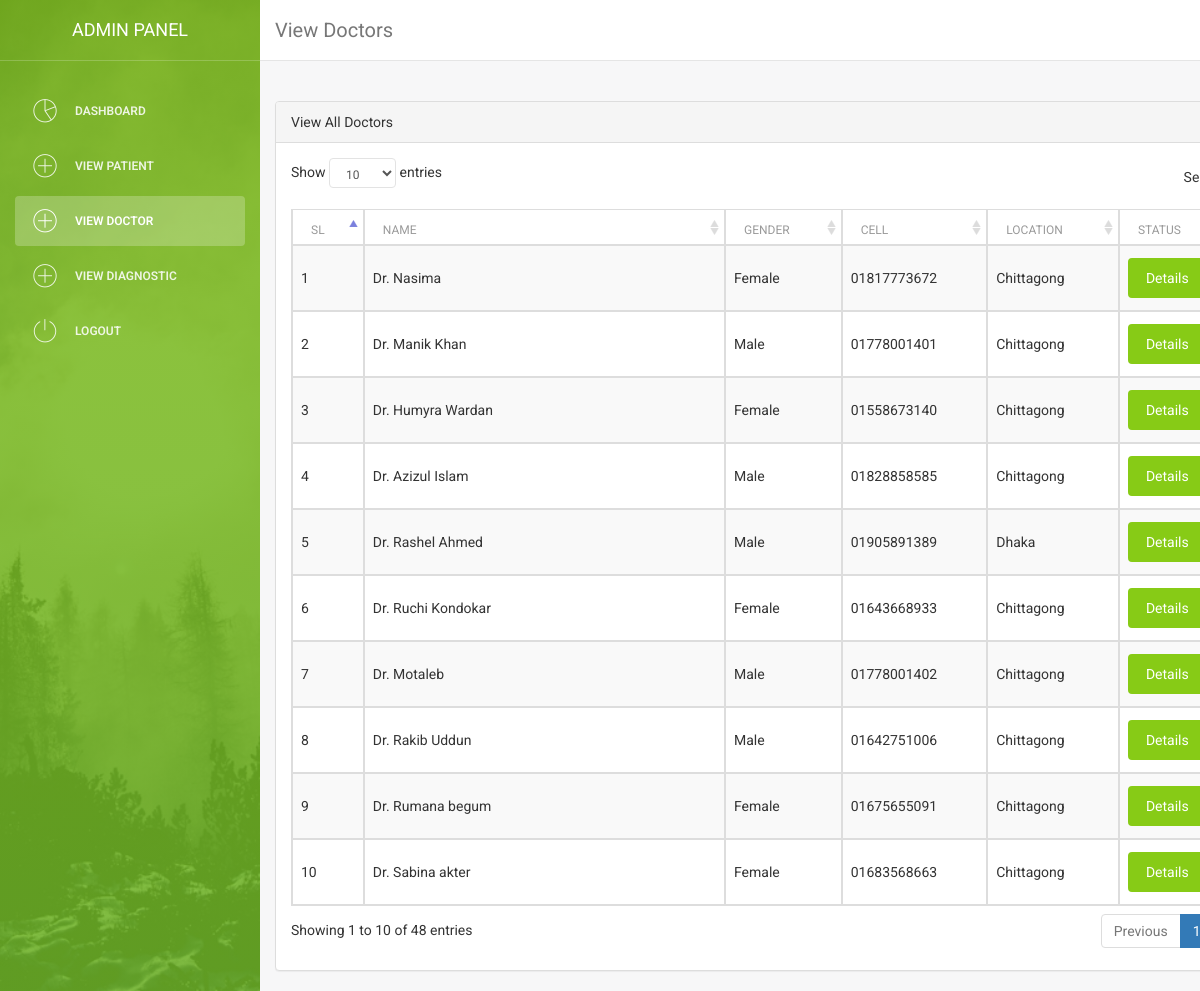
Screenshot of /admin/view_doctor.php (signed in) with the database file from the repository.
### tables this page shows
CREATE TABLE `doctor` (
  `d_id` int(11) NOT NULL,
  `d_name` varchar(255) NOT NULL,
  `d_gender` varchar(20) NOT NULL,
  `d_cell` varchar(20) NOT NULL,
  `d_mode` varchar(20) NOT NULL,
  `d_location` varchar(255) NOT NULL,
  `d_password` varchar(255) NOT NULL,
  `d_timestamp` timestamp(6) NOT NULL DEFAULT CURRENT_TIMESTAMP(6)
);

### admin/view_doctor.php (the view, shortened to what this page needs)
<!doctype html>
<html lang="en">
<head>
    <link href="vendor/bootstrap/css/bootstrap.min.css" rel="stylesheet">
    <link href="vendor/datatables-plugins/dataTables.bootstrap.css" rel="stylesheet">
    <link href="../vendor/datatables-responsive/dataTables.responsive.css" rel="stylesheet">
    <link href="vendor/font-awesome/css/font-awesome.min.css" rel="stylesheet" type="text/css">
    <link href="assets/css/bootstrap.min.css" rel="stylesheet" />
    <link href="assets/css/animate.min.css" rel="stylesheet"/>
    <link href="assets/css/light-bootstrap-dashboard.css" rel="stylesheet"/>
    <link href="assets/css/demo.css" rel="stylesheet" />
    <link href="http://maxcdn.bootstrapcdn.com/font-awesome/4.2.0/css/font-awesome.min.css" rel="stylesheet">
    <link href="assets/css/pe-icon-7-stroke.css" rel="stylesheet" />
</head>
<body>
<div class="wrapper">
    <div class="sidebar" data-color="green" data-image="assets/img/sidebar-5.jpg">
    	<div class="sidebar-wrapper">
            <div class="logo">
                <a href="#" class="simple-text">
                    Admin Panel
                </a>
            </div>
             <ul class="nav">
                <li >
                    <a href="dashboard.php">
                        <i class="pe-7s-graph"></i>
                        <p>Dashboard</p>
                    </a>
                </li>
                 <li>
                     <a href="view_patient.php">
                         <i class="pe-7s-plus"></i>
                         <p>View Patient</p>
                     </a>
                 </li>
                 <li class="active">
                     <a href="view_doctor.php">
                         <i class="pe-7s-plus"></i>
                         <p>View Doctor</p>
                     </a>
                 </li>
                 <li >
                     <a href="view_diagnostic.php">
                         <i class="pe-7s-plus"></i>
                         <p>View Diagnostic</p>
                     </a>
                 </li>
                 <li>
                     <a href="logout.php">
                        <i class="pe-7s-power"></i>
                        <p>Logout</p>
                    </a>
                </li>
            </ul>
    	</div>
    </div>
    <div class="main-panel">
        <nav class="navbar navbar-default navbar-fixed">
            <div class="container-fluid">
                <div class="navbar-header">
                    <a class="navbar-brand" href="#">View Doctors</a>
                </div>
                <div class="collapse navbar-collapse">
                    </div>
                    </div>
                    </nav>
      <div class="container">
	  <br>
   <br>
        <div id="page-wrapper">
            <div class="row">
                <div class="col-lg-12">
                    <div class="panel panel-default">
                        <div class="panel-heading">
                            View All Doctors
                        </div>
                        <div class="panel-body">
                            <table width="100%" class="table table-striped table-bordered table-hover" id="dataTables-example">
                                <thead>
                                    <tr>
                                        <th>SL</th>
                                        <th>Name</th>
                                        <th>Gender</th>
										 <th>Cell</th>
										 <th>Location</th>
										  <th>Status</th>
                                    </tr>
                                </thead>
                                <tbody>
    <?php
    include ('db_connect.php');
$sql="SELECT * FROM doctor";
$result = mysqli_query ($con,$sql);
$i=1;
  while($row = mysqli_fetch_array($result))
    {
        echo "<tr>";
		echo "<td>" . $i. "</td>";
		echo "<td>Dr. " . $row['d_name'] . "</td>";
		echo "<td>" . $row['d_gender'] . "</td>";
		echo "<td>" . $row['d_cell'] . "</td>";
		echo "<td>" . $row['d_location'] . "</td>";
		$i++;
		echo "<td><a class='btn btn-success btn-fill pull-center'  href=\"doctor_details.php?cell=". $row['d_cell'] ."\">Details</a></td>";
        echo "</tr> ";
	}
	 echo " </tbody>";
 echo " </table>";
	?>
                        </div>
                    </div>
                </div>
            </div>
    </div>
</body>
</html>

### rows the page displays
doctor: d_name "Nasima", d_gender "Female", d_cell "01817773672", d_location "Chittagong"
doctor: d_name "Manik Khan", d_gender "Male", d_cell "01778001401", d_location "Chittagong"
doctor: d_name "Humyra Wardan", d_gender "Female", d_cell "01558673140", d_location "Chittagong"
doctor: d_name "Azizul Islam", d_gender "Male", d_cell "01828858585", d_location "Chittagong"
doctor: d_name "Rashel Ahmed", d_gender "Male", d_cell "01905891389", d_location "Dhaka"
doctor: d_name "Ruchi Kondokar", d_gender "Female", d_cell "01643668933", d_location "Chittagong"
doctor: d_name "Motaleb", d_gender "Male", d_cell "01778001402", d_location "Chittagong"
doctor: d_name "Rakib Uddun", d_gender "Male", d_cell "01642751006", d_location "Chittagong"
doctor: d_name "Rumana begum", d_gender "Female", d_cell "01675655091", d_location "Chittagong"
doctor: d_name "Sabina akter", d_gender "Female", d_cell "01683568663", d_location "Chittagong"
